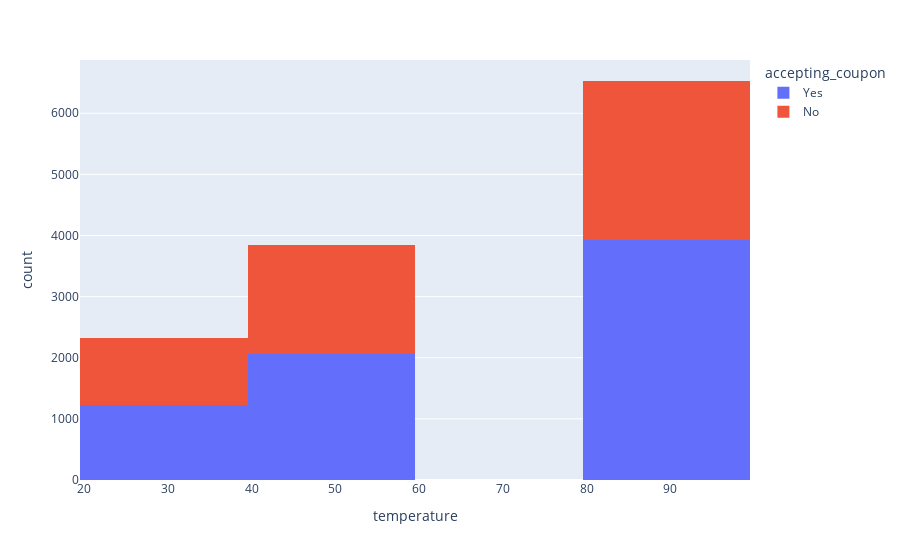

The code cell stored with this chart in its notebook:
### Markdown cell above
## 6. Use a histogram to visualize the temperature column.

### Code cell
# From here we see that on hot days coupons are more likely to be accepted
data['temperature'].unique()
temp_fig = px.histogram(data, x = "temperature", color = "accepting_coupon")
temp_fig.show()

### Figure 1 — Plotly figure (JSON) as saved in the notebook; plotly's stock layout.template omitted (floating-point values rounded to 4 significant figures; data arrays with more than 128 entries replaced by an {"elided": "..."} marker saying what was removed)
{"data": [{"alignmentgroup": "True", "bingroup": "x", "hovertemplate": "accepting_coupon=Yes<br>temperature=%{x}<br>count=%{y}<extra></extra>", "legendgroup": "Yes", "marker": {"color": "#636efa", "pattern": {"shape": ""}}, "name": "Yes", "offsetgroup": "Yes", "orientation": "v", "showlegend": true, "type": "histogram", "x": {"elided": "7210 int values"}, "xaxis": "x", "yaxis": "y"}, {"alignmentgroup": "True", "bingroup": "x", "hovertemplate": "accepting_coupon=No<br>temperature=%{x}<br>count=%{y}<extra></extra>", "legendgroup": "No", "marker": {"color": "#EF553B", "pattern": {"shape": ""}}, "name": "No", "offsetgroup": "No", "orientation": "v", "showlegend": true, "type": "histogram", "x": {"elided": "5474 int values"}, "xaxis": "x", "yaxis": "y"}], "layout": {"barmode": "relative", "legend": {"title": {"text": "accepting_coupon"}, "tracegroupgap": 0}, "margin": {"t": 60}, "xaxis": {"anchor": "y", "domain": [0, 1], "title": {"text": "temperature"}}, "yaxis": {"anchor": "x", "domain": [0, 1], "title": {"text": "count"}}}}
